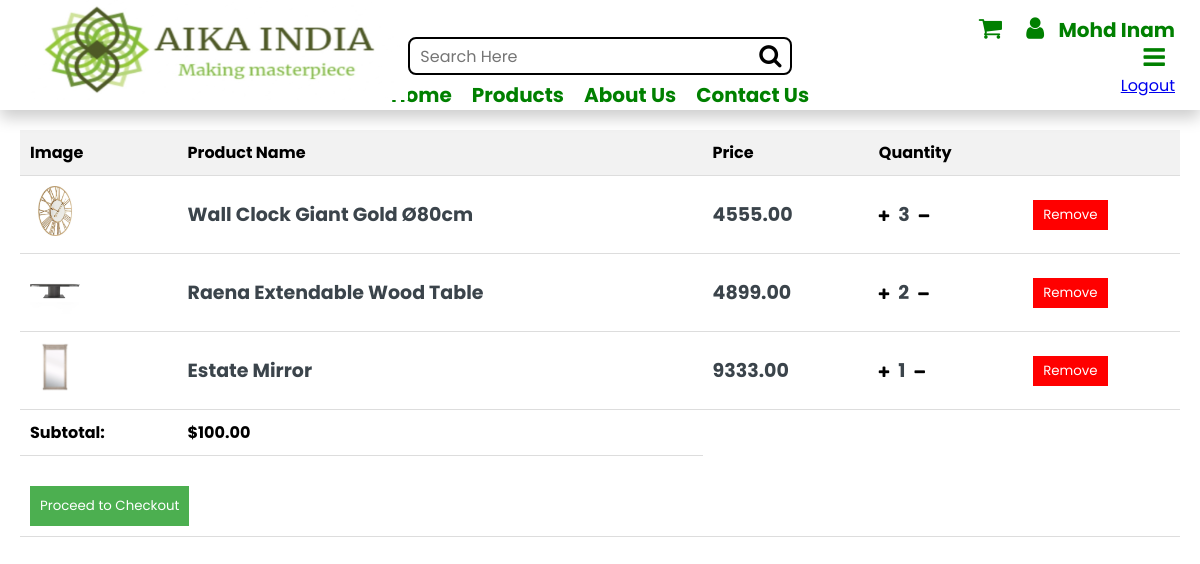
/accounts/cart/ (signed in), run on the app's committed database.
### accounts/models.py (models this page shows, shortened)
class Cart(Basemodel):
    uid = models.UUIDField(primary_key=True, default=uuid.uuid4, editable=False)
    user = models.ForeignKey(User, on_delete=models.CASCADE)
    product = models.ForeignKey(Product, on_delete=models.CASCADE, default=None)
    quantity = models.IntegerField(default=1)
    price = models.DecimalField(max_digits=10, decimal_places=2)

### products/models.py (models this page shows, shortened)
class Product(Basemodel):
    product_name = models.CharField(max_length=100)
    slug = models.SlugField(null=True,blank=True, unique=True)
    category = models.ForeignKey(Category , on_delete=models.CASCADE , related_name='products')
    price = models.DecimalField(max_digits=10, decimal_places=2)
    product_description = models.TextField(max_length=1000,default='N/A')

class ProductImage(Basemodel):
    products = models.ForeignKey(Product , on_delete=models.CASCADE, related_name='product_images')
    image =  models.ImageField(upload_to='product')

### accounts/views.py (the view)
# urls.py: path('cart/',cartview, name='cart'),
@login_required(login_url='login')
def cartview(request):
    user = request.user
    cart_items = Cart.objects.filter(user=user)
    return render(request, 'accounts/cart1.html', {'cart_items': cart_items})

### accounts/templates/accounts/cart1.html (shortened to what this page needs)
{% load static %}
<!DOCTYPE html>
<html lang="en">
<head>
    <link rel="stylesheet" href="{% static 'accounts/CSS/cart.css' %}">
</head>
<body>
    <nav class="sticky-navbar">
        {% block nav %}
        {% include 'home/navbar.html' %}
        {% endblock  %}
    </nav>
    <div class="cart">
        <table>
          <thead>
            <tr>
              <th>Image</th>
              <th>Product Name</th>
              <th>Price</th>
              <th>Quantity</th>
              <th></th>
            </tr>
          </thead>
          <tbody>
            {% for obj in cart_items %}
            <tr>
              <td><img style="width: 50px; height: 50px; object-fit: cover;" src="{{ obj.product.product_images.first.image.url}}" alt="Product 1"></td>
              <td class="p_name">{{obj.product.product_name}}</td>
              <td class="p_price">{{obj.product.price}}</td>
              <td class="p_quantity">
              <button  style="background: none; border: none;"><i class="fa fa-plus" style="margin-right: 5px;"></i></button>
                {{obj.quantity}}
              <button  style="background: none; border: none;"><i class="fa fa-minus" style="margin-left: 5px;"></i></button>
              </td>
              <td><button class="remove-btn">Remove</button></td>
            </tr>
            {% endfor %}
          </tbody>
          <tfoot>
            <tr>
              <td  class="subtotal">Subtotal:</td>
              <td class="subtotal">$100.00</td>
            </tr>
            <tr>
              <td colspan="5">
                <button class="checkout-btn">Proceed to Checkout</button>
              </td>
            </tr>
          </tfoot>
        </table>
      </div>
</body>
</html>

### home/templates/home/navbar.html (shortened to what this page needs)
{% load static %}
<!DOCTYPE html>
<html lang="en">
<head>
    <link rel="stylesheet" href="https://cdnjs.cloudflare.com/ajax/libs/font-awesome/4.7.0/css/font-awesome.min.css">
</head>
<body>
    <div class="header">
        <div class="logo"><a href="{% url 'index' %}"><img width="100%" height="100px"  src="{% static 'home/images/logo.jpg' %}" alt="" srcset=""></a></div>
        <div class="search">
            <form method="post">
              <div style="position: relative;">
                <input type="text" placeholder="Search Here" style="padding-right: 30px;">
                <button type="submit" style="position: absolute; top: 50%; right: 10px; transform: translateY(-50%); background: none; border: none;">
                  <i class="fa fa-search" style="font-size: 24px;"></i>
                </button>
              </div>
            </form>
          </div>
        <div class="icons">
            <a href="{% url 'cart' %}" class="fa fa-shopping-cart"></a>
            <a href="" class="fa fa-user"></a>
            {% if user.is_authenticated %}
              <span style="text-transform: capitalize; font-weight: bold; font-size: 20px;">{{ user.first_name }}</span>
            {% endif %}
            <li style="list-style: none;" class="dropdown-menu" id="dropdown-menu">
                <a href="javascript:void(0);" class="fa fa-bars"  onclick="toggleDropdown(this)"></a>
                <ul style="list-style: none;">
                        {% if user.is_authenticated %}
                            <li style="list-style: none;"><a href="{% url 'logout' %}"> Logout</a></li>
                        {% else %}
                            <li style="list-style: none;"><a href="{% url 'logout' %}" >Login</a></li>
                            <li style="list-style: none;"><a href="{% url 'register' %}" >Signup</a></li>
                        {% endif %}
                </ul>
            </li>
        </div>
    </div>
    <div class="links">
        <ul>
            <li><a href="{% url 'index' %}">Home</a></li>
            <li class="dropdown">
                <a href="javascript:void(0);" onclick="toggleDropdown(this)">Products</a>
            </li>
            <li><a href="">About Us</a></li>
            <li><a href="">Contact Us</a></li>
        </ul>
    </div>
</body>
</html>

### accounts/static/accounts/CSS/cart.css (style rules this page uses)
.cart { margin: 20px; }
table { width: 100%; border-collapse: collapse; }
th, td { padding: 10px; text-align: left; border-bottom: 1px solid #ddd; }
.p_name,.p_price,.p_quantity { font-style: poppins 'Arial'; font-weight: bold; font-size: 19px; color: #3b444b; }
th { background-color: #f2f2f2; }
.remove-btn { padding: 5px 10px; background-color: #ff0000; color: #fff; border: none; cursor: pointer; }
tfoot { text-align: right; }
.subtotal { font-weight: bold; border-top: 1px solid #ddd; }
.checkout-btn { margin-top: 20px; padding: 10px; background-color: #4CAF50; color: #fff; border: none; cursor: pointer; }

### accounts/templates/accounts/cart1.html (style rules this page uses)
.sticky-navbar { position: sticky; top: 0; z-index: 100; }

### home/templates/home/navbar.html (style rules this page uses)
* { margin: 0; padding: 0; font-family: 'Poppins', sans-serif; box-sizing: border-box; }
.header { display: grid; grid-template-columns: repeat(3, 1fr); padding: 0px 25px; height: 80px; align-items: center; position: sticky; top: 0; z-index: 100; background-color: white; }
.logo { height: 112px; }
.search input { height: 38px; width: 100%; border: 2px solid black; outline: none; border-radius: 8px; padding: 10px; font-size: 16px; order: 2; }
.icons { text-align: right; color: green; }
.icons .fa { text-decoration: none; font-size: 25px; color: green; padding: 0px 10px; transition: 0.6s; }
.links { display: flex; justify-content: center; box-shadow: 0px 8px 16px 0px rgba(0, 0, 0, 0.2); background-color: white; margin: 0; position: sticky; top: 80px; z-index: 99; }
.links a { color: green; text-decoration: none; font-size: 20px; font-weight: bold; }
.links ul { list-style: none; display: flex; justify-content: center; gap: 20px; }

### data on the page
Cart: product.product_images.first.image (picture), product.product_name "Wall Clock Giant Gold Ø80cm", product.price "4555.00", quantity "3"
Cart: product.product_images.first.image (picture), product.product_name "Raena Extendable Wood Table", product.price "4899.00", quantity "2"
Cart: product.product_images.first.image (picture), product.product_name "Estate Mirror", product.price "9333.00", quantity "1"

### other printed values
{{ user.first_name }} "Mohd Inam"
